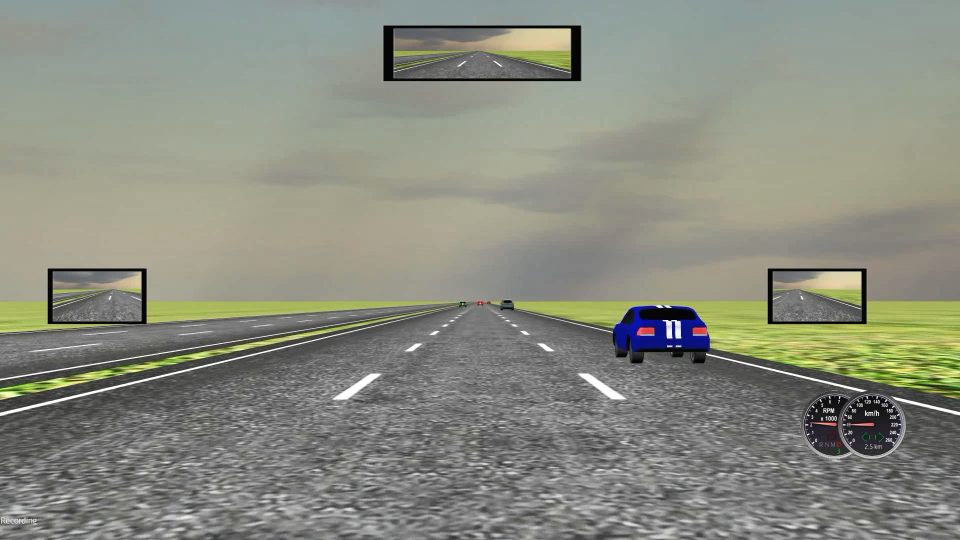
#> input picture LaneDetection/test_opends.png, 1920 x 1080 px (shown at 1/2 size)
$ python processImage.py   (older library calls are emulated)
#> lines starting #> are read from the running program, lines starting #| are printed output that depends on the picture; after the words box and inside, x2 and y2 are one past the last pixel; in counts of white or black regions, pixels touching at a corner belong together
### LaneDetection/laneDetectionMethods.py
import matplotlib.pyplot as plt
import matplotlib.image as mpimg
import numpy as np
import cv2
import os
import math
from sklearn.linear_model import LinearRegression
from moviepy.editor import VideoFileClip
from IPython.display import HTML


def read_image(image_path):
    """Reads and returns image."""
    return mpimg.imread(image_path)

# [10 lines left out: function read_image_and_print_dims, not called in this run]

def grayscale(img):
    """Applies the Grayscale transform
    This will return an image with only one color channel
    but NOTE: to see the returned image as grayscale
    you should call plt.imshow(gray, cmap='gray')"""
    return cv2.cvtColor(img, cv2.COLOR_BGR2GRAY)

def canny(img, low_threshold, high_threshold):
    """Applies the Canny transform"""
    return cv2.Canny(img, low_threshold, high_threshold)

def gaussian_blur(img, kernel_size):
    """Applies a Gaussian Noise kernel"""
    return cv2.GaussianBlur(img, (kernel_size, kernel_size), 0)

# [17 lines left out: function color_gradient_threshold, not called in this run]

def abs_sobel_thresh(image, orient='x', sobel_kernel=3, thresh=(0, 255)):
# 计算X或Y方向的方向梯度
    # 转化成灰度图像
    gray = cv2.cvtColor(image, cv2.COLOR_RGB2GRAY)
    # 求X或Y方向的方向梯度
    if orient == 'x':
        abs_sobel = np.absolute(cv2.Sobel(gray, cv2.CV_64F, 1, 0, ksize=sobel_kernel))
    if orient == 'y':
        abs_sobel = np.absolute(cv2.Sobel(gray, cv2.CV_64F, 0, 1, ksize=sobel_kernel))
    # 数据重新缩放
    scaled_sobel = np.uint8(255*abs_sobel/np.max(abs_sobel))
    # 创建一个空矩阵，黑图片
    grad_binary = np.zeros_like(scaled_sobel)
    # 梯度在阈值范围内的，图片点亮
    grad_binary[(scaled_sobel >= thresh[0]) & (scaled_sobel <= thresh[1])] = 1
    return grad_binary

# [47 lines left out: functions rgb_select, color_thresh, not called in this run]

def region_of_interest(img, vertices):
    """
    Applies an image mask.

    Only keeps the region of the image defined by the polygon
    formed from `vertices`. The rest of the image is set to black.
    """
    # defining a blank mask to start with
    mask = np.zeros_like(img)

    # defining a 3 channel or 1 channel color to fill the mask with depending on the input image
    if len(img.shape) > 2:  # if it is not gray-scale
        channel_count = img.shape[2]  # i.e. 3 or 4 depending on your image
        ignore_mask_color = (255,) * channel_count
    else:
        ignore_mask_color = 255

    # filling pixels inside the polygon defined by "vertices" with the fill color
    cv2.fillPoly(mask, vertices, ignore_mask_color)

    # returning the image only where mask pixels are nonzero
    masked_image = cv2.bitwise_and(img, mask)
    return masked_image

def hough_lines(img, rho, theta, threshold, min_line_len, max_line_gap):
    """
    `img` should be the output of a Canny transform.

    Returns an image with hough lines drawn.
    """
    lines = cv2.HoughLinesP(img, rho, theta, threshold, np.array([]),
                            minLineLength=min_line_len, maxLineGap=max_line_gap)
    # print("Hough lines: ", lines)
    line_img = np.zeros((*img.shape,3), dtype=np.uint8)
    draw_lines(line_img, lines)
    return line_img

def weighted_img(img, initial_img, α=0.8, β=1., λ=0.):
    """
    `img` is the output of the hough_lines(), An image with lines drawn on it.
    Should be a blank image (all black) with lines drawn on it.

    `initial_img` should be the image before any processing.

    The result image is computed as follows:

    initial_img * α + img * β + λ
    NOTE: initial_img and img must be the same shape!
    """
    return cv2.addWeighted(initial_img, α, img, β, λ)

# [46 lines left out: functions intersection_x, draw_linear_regression_line, find_line_fit, not called in this run]

def draw_lines(img, lines, color=[255, 0, 0], thickness=1):
    """
    NOTE: this is the function you might want to use as a starting point once you want to
    average/extrapolate the line segments you detect to map out the full
    extent of the lane (going from the result shown in raw-lines-example.mp4
    to that shown in P1_example.mp4).

    Think about things like separating line segments by their
    slope ((y2-y1)/(x2-x1)) to decide which segments are part of the left
    line vs. the right line.  Then, you can average the position of each of
    the lines and extrapolate to the top and bottom of the lane.

    This function draws `lines` with `color` and `thickness`.
    Lines are drawn on the image inplace (mutates the image).
    If you want to make the lines semi-transparent, think about combining
    this function with the weighted_img() function below
    """
    left_lines = []
    right_lines = []
    top_y = 1e6

    for line in lines:
        # no lane should be verticle view from the car
        for x1, y1, x2, y2 in line:
            if x1 != x2:
                slope = (y2 - y1) / (x2 - x1)
                if slope > 0:
                    left_lines.append([x1, y1, x2, y2])
                    # cv2.line(img, (x1, y1), (x2, y2), color, thickness)
                else:
                    right_lines.append([x1, y1, x2, y2])
                    # cv2.line(img, (x1, y1), (x2, y2), [0,0,255], thickness)
            if top_y > y1:
                top_y = y1
            if top_y > y2:
                top_y = y2

    # get the average position of each line
    if len(left_lines) > 0:
        left_line = [0, 0, 0, 0]
        for line in left_lines:
            assert (len(line) == 4)
            for i in range(4):
                left_line[i] += (line[i] / len(left_lines))
        slope = (left_line[3] - left_line[1]) / (left_line[2] - left_line[0])
        top_x = left_line[0] + (top_y - left_line[1]) / slope
        bottom_x = left_line[0] + (img.shape[0] - left_line[1]) / slope
        # cv2.line(img, (left_line[0], left_line[1]), (left_line[2], left_line[3]), color, thickness * 10)
        cv2.line(img, (int(bottom_x), img.shape[0]), (int(top_x), int(top_y)), color, thickness * 10)

    # get the average position of each line
    if len(right_lines) > 0:
        right_line = [0, 0, 0, 0]
        for line in right_lines:
            assert (len(line) == 4)
            for i in range(4):
                right_line[i] += (line[i] / len(right_lines))
        slope = (right_line[3] - right_line[1]) / (right_line[2] - right_line[0])
        top_x = right_line[0] + (top_y - right_line[1]) / slope
        bottom_x = right_line[0] + (img.shape[0] - right_line[1]) / slope
        # cv2.line(img, (right_line[0], right_line[1]), (right_line[2], right_line[3]), [0,0,255], thickness * 10)
        cv2.line(img, (int(bottom_x), img.shape[0]), (int(top_x), int(top_y)), color, thickness * 10)
    return


# [32 lines left out: functions find_linear_regression_line, test_hough, process_image, not called in this run]

# Pipeline
def draw_lane_lines(image):
    """Draw lane lines in white on original image."""
    # Print image details
    # print("image.shape: ", image.shape)
    imshape = image.shape
    ksize=3

    # Greyscale image
    greyscaled_image = grayscale(image)
    plt.subplot(2, 2, 1)
    plt.imshow(greyscaled_image, cmap="gray")

    # Gaussian Blur
    #blurred_grey_image = gaussian_blur(greyscaled_image, 5)
    # Canny edge detection
    #edges_image = canny(blurred_grey_image, 100, 200)
    edges_image=abs_sobel_thresh(image,orient='x',sobel_kernel=ksize,thresh=(30,255))
    # Mask edges image
    border = 0
    vertices = np.array([[(150, 1050), (820, 640), (1020, 640), (1780, 1050)]], dtype=np.int32)
    edges_image_with_mask = region_of_interest(edges_image, vertices)
    ## Plot masked edges image
    bw_edges_image_with_mask = cv2.cvtColor(edges_image_with_mask, cv2.COLOR_GRAY2BGR)
    plt.subplot(2, 2, 2)
    plt.imshow(bw_edges_image_with_mask)

    # Hough lines
    rho = 1  # distance resolution in pixels of the Hough grid
    theta = np.pi / 180  # angular resolution in radians of the Hough grid
    threshold = 30  # minimum number of votes (intersections in Hough grid cell)
    min_line_len = 50 # minimum number of pixels making up a line
    max_line_gap = 50  # maximum gap in pixels between connectable line segments
    lines_image = hough_lines(edges_image_with_mask, rho, theta, threshold, min_line_len, max_line_gap)

    # Convert Hough from single channel to RGB to prep for weighted
    hough_rgb_image = lines_image
    # hough_rgb_image.dtype: uint8.  Shape: (540,960,3).
    # hough_rgb_image is like [[[0 0 0], [0 0 0],...] [[0 0 0], [0 0 0],...]]
    ## Plot Hough lines image
    plt.subplot(2, 2, 3)
    plt.imshow(hough_rgb_image, cmap='Greys_r')
    # Combine lines image with original image
    final_image = weighted_img(hough_rgb_image, image)
    ## Plot final image
    plt.subplot(2, 2, 4)
    plt.imshow(final_image, cmap='Greys_r')
    return final_image

### LaneDetection/processImage.py
from laneDetectionMethods import *
import cv2
#Test on a single image
#test_images = [read_image('test_images/' + i) for i in os.listdir('test_images/')]
test_images=[cv2.cvtColor(cv2.imread('test_opends.png'),cv2.COLOR_BGR2RGB)]
draw_lane_lines(test_images[0])
#> in grayscale, `return cv2.cvtColor(img, cv2.COLOR_BGR2GRAY)`:
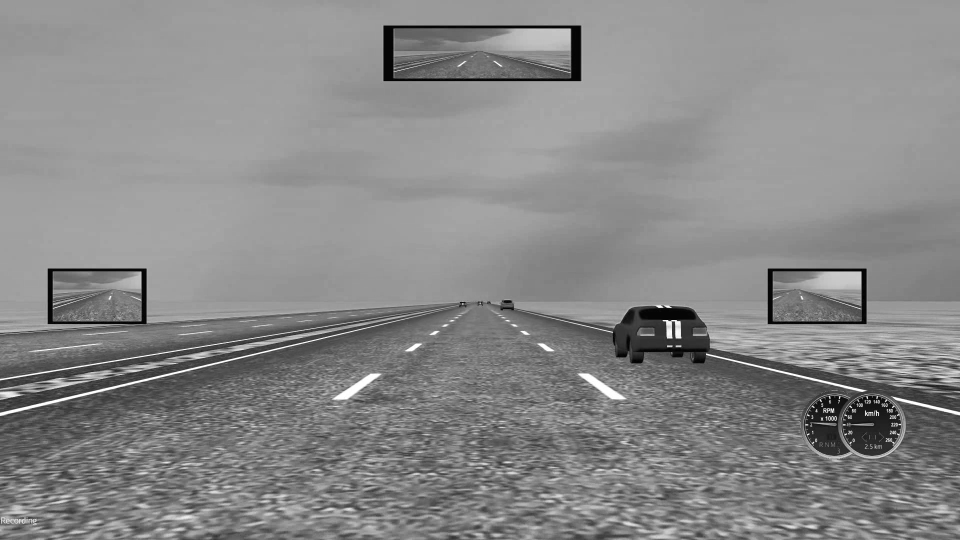
#> returned value: shape (1080, 1920) (shown at 1/2 size); min 0, max 255, mean 136.4
#> in abs_sobel_thresh, `abs_sobel = np.absolute(cv2.Sobel(gray, cv2.CV_64F, 1, 0, ksize=sobel_..`:
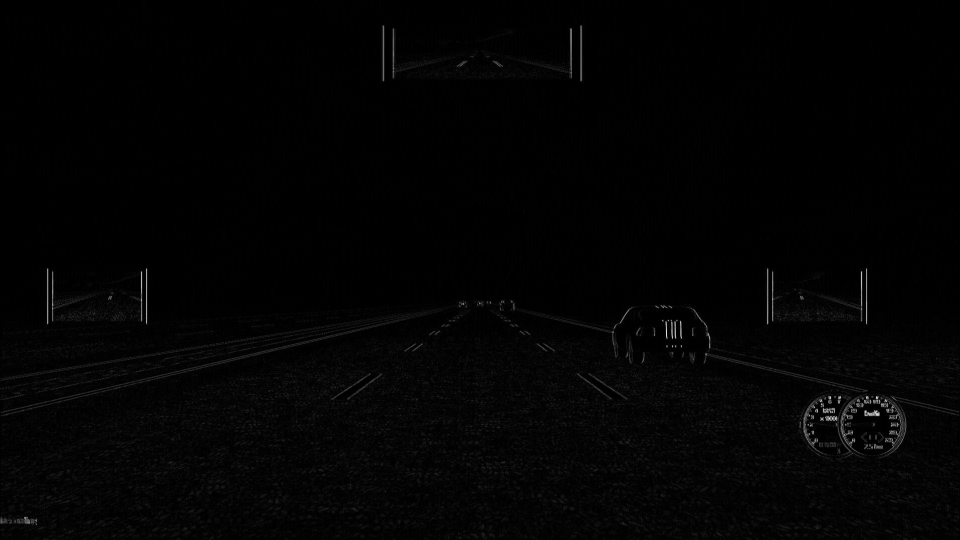
#> abs_sobel: shape (1080, 1920) float64 (shown at 1/2 size); min 0, max 933, mean 11.8; drawn with min black and max white
#> in draw_lane_lines, `edges_image=abs_sobel_thresh(image,orient='x',sobel_kernel=ksize,thres..`:
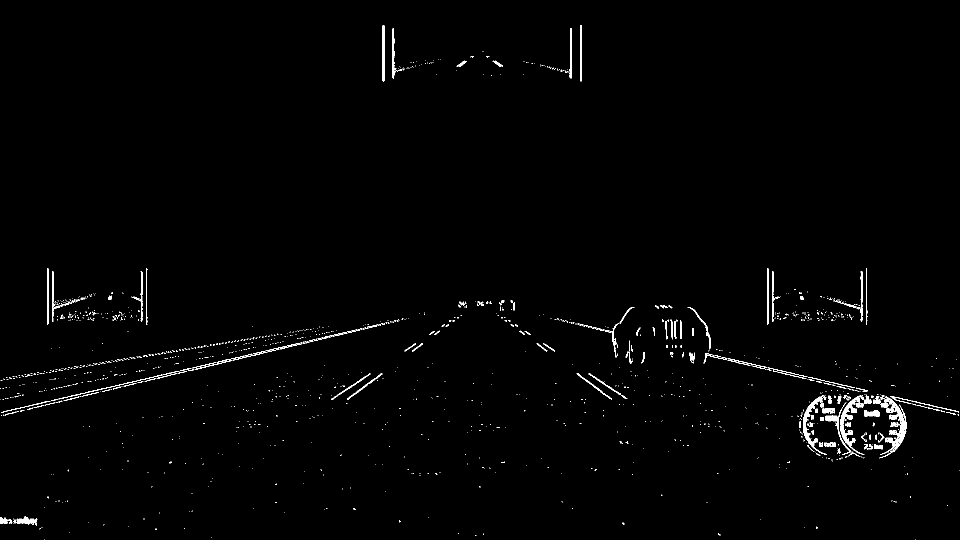
#> edges_image: shape (1080, 1920) (shown at 1/2 size); values 0 (black) and 1 (white), 1% white in thin lines or dots
#> in region_of_interest, `cv2.fillPoly(mask, vertices, ignore_mask_color)`:
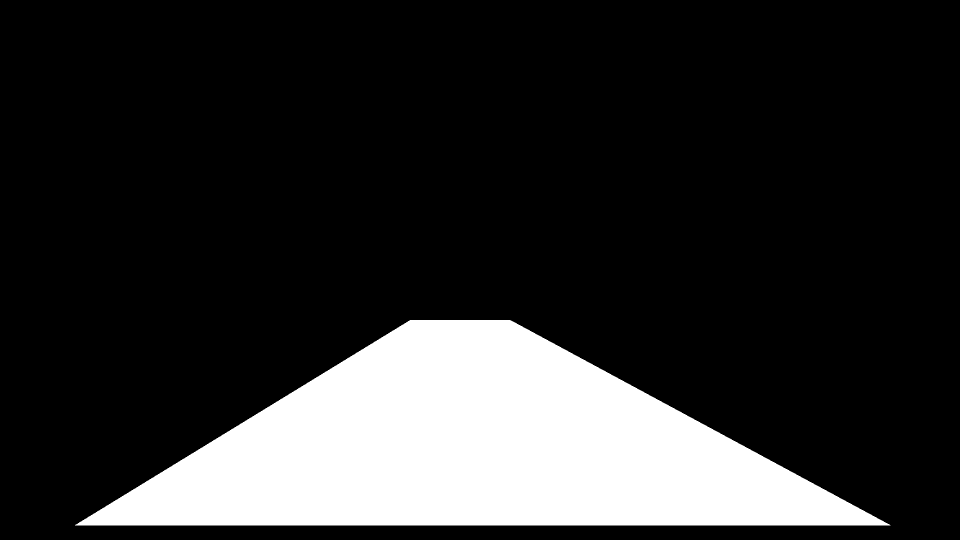
#> mask: shape (1080, 1920) (shown at 1/2 size); 18.2% white; 1 white region, box (x1, y1, x2, y2) and area: (150, 640, 1781, 1051) 376786
#> in region_of_interest, `masked_image = cv2.bitwise_and(img, mask)`:
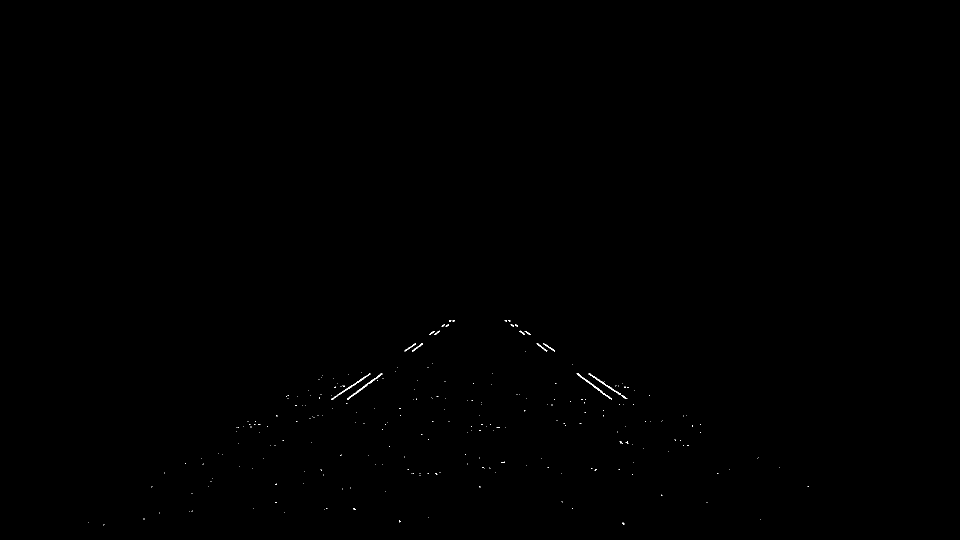
#> masked_image: shape (1080, 1920) (shown at 1/2 size); values 0 (black) and 1 (white), 0.1% white in thin lines or dots, all inside (x1, y1, x2, y2) = (176, 640, 1617, 1051)
#> in hough_lines, `lines = cv2.HoughLinesP(img, rho, theta, threshold, np.array([]), minL..`: lines = 19 rows, first 6: [1154, 747, 1222, 798], [1018, 640, 1109, 701], [694, 798, 764, 747], [1153, 747, 1219, 797], [665, 798, 740, 748], [1054, 666, 1109, 702]
#> the loop in draw_lines, `for line in lines:` made 19 passes
#> line on passes 1 to 12: [[1154, 747, 1222, 798]], [[1018, 640, 1109, 701]], [[694, 798, 764, 747]], [[1153, 747, 1219, 797]], [[665, 798, 740, 748]], [[1054, 666, 1109, 702]], [[809, 702, 901, 642]], [[1177, 747, 1245, 790]], [[825, 702, 908, 640]], [[1144, 728, 1254, 797]], [[663, 798, 739, 747]], [[1155, 747, 1223, 798]]
#> after the loop in draw_lines, `for line in lines:`: left_lines = [[1154, 747, 1222, 798], [1018, 640, 1109, 701], [1153, 747, 1219, 797], [1054, 666, 1109, 702], [1177, 747, 1245, 790], [1144, 728, 1254, 797], [1155, 747, 1223, 798], [1009, 640, 1094, 701], [1010, 641, 1092, 701]]; right_lines = [[694, 798, 764, 747], [665, 798, 740, 748], [809, 702, 901, 642], [825, 702, 908, 640], [663, 798, 739, 747], [809, 701, 902, 640], [695, 798, 764, 748], [694, 797, 762, 747], [824, 701, 908, 642], [696, 798, 758, 753]]; top_y = 640
#> the loop in draw_lines, `for line in left_lines:` made 9 passes
#> after the loop in draw_lines, `for line in left_lines:`: left_line = [1097.1, 700.3, 1174.1, 753.9]
#> in draw_lines, `slope = (left_line[3] - left_line[1]) / (left_line[2] - left_line[0])`: slope = 0.696
#> in draw_lines, `top_x = left_line[0] + (top_y - left_line[1]) / slope`: top_x = 1010.4
#> in draw_lines, `bottom_x = left_line[0] + (img.shape[0] - left_line[1]) / slope`: bottom_x = 1643
#> the loop in draw_lines, `for line in right_lines:` made 10 passes
#> after the loop in draw_lines, `for line in right_lines:`: right_line = [737.4, 759.3, 814.6, 705.4]
#> in draw_lines, `slope = (right_line[3] - right_line[1]) / (right_line[2] - right_line[..`: slope = -0.698
#> in draw_lines, `top_x = right_line[0] + (top_y - right_line[1]) / slope`: top_x = 908.3
#> in draw_lines, `bottom_x = right_line[0] + (img.shape[0] - right_line[1]) / slope`: bottom_x = 278.1
#> in draw_lines, `cv2.line(img, (int(bottom_x), img.shape[0]), (int(top_x), int(top_y)),..`:
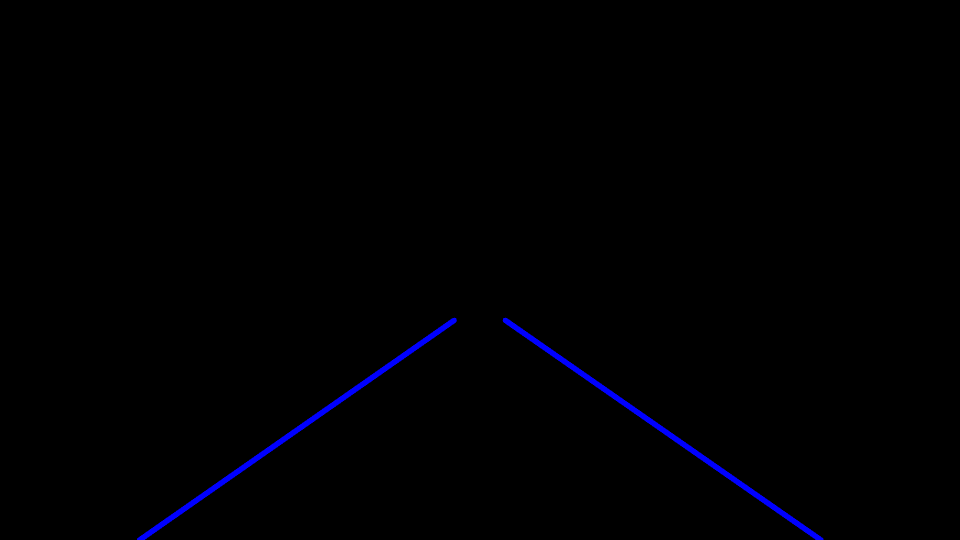
#> img: shape (1080, 1920, 3) (shown at 1/2 size); mean of channels 0, 1, 2 2.1, 0, 0; drawn as B, G, R
#> in weighted_img, `return cv2.addWeighted(initial_img, α, img, β, λ)`:
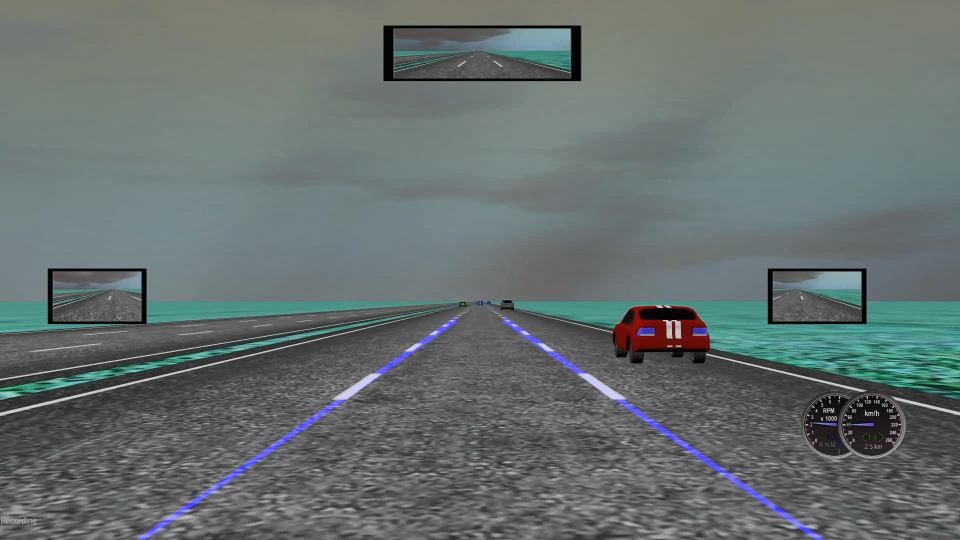
#> returned value: shape (1080, 1920, 3) (shown at 1/2 size); mean of channels 0, 1, 2 111.3, 112.3, 102.5; drawn as B, G, R
#> (the run stopped early here; a loop or call above may not have finished)
